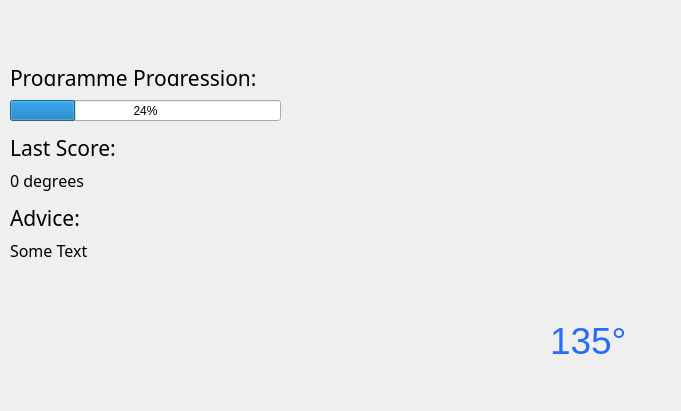
<?xml version="1.0" encoding="UTF-8"?>
<ui version="4.0">
 <class>Form</class>
 <widget class="QWidget" name="Form">
  <property name="geometry">
   <rect>
    <x>0</x>
    <y>0</y>
    <width>681</width>
    <height>411</height>
   </rect>
  </property>
  <property name="windowTitle">
   <string>Form</string>
  </property>
  <widget class="QLabel" name="Exercise_header">
   <property name="geometry">
    <rect>
     <x>10</x>
     <y>0</y>
     <width>261</width>
     <height>41</height>
    </rect>
   </property>
   <property name="mouseTracking">
    <bool>true</bool>
   </property>
   <property name="text">
    <string/>
   </property>
   <property name="pixmap">
    <pixmap>../../../../Work/HCARD/Images/Assets/ResultsHeader.png</pixmap>
   </property>
  </widget>
  <widget class="QLabel" name="Exercise_box">
   <property name="geometry">
    <rect>
     <x>360</x>
     <y>110</y>
     <width>261</width>
     <height>261</height>
    </rect>
   </property>
   <property name="mouseTracking">
    <bool>true</bool>
   </property>
   <property name="text">
    <string/>
   </property>
   <property name="pixmap">
    <pixmap>../../../../Work/HCARD/Images/Assets/SelectedExerciseBox 1.png</pixmap>
   </property>
  </widget>
  <widget class="QLabel" name="Go_button">
   <property name="geometry">
    <rect>
     <x>540</x>
     <y>270</y>
     <width>141</width>
     <height>141</height>
    </rect>
   </property>
   <property name="mouseTracking">
    <bool>true</bool>
   </property>
   <property name="text">
    <string/>
   </property>
   <property name="pixmap">
    <pixmap>../../../../Work/HCARD/Images/Assets/GoButtonAsset 3.png</pixmap>
   </property>
  </widget>
  <widget class="QLabel" name="Tab_1">
   <property name="geometry">
    <rect>
     <x>360</x>
     <y>80</y>
     <width>86</width>
     <height>31</height>
    </rect>
   </property>
   <property name="mouseTracking">
    <bool>true</bool>
   </property>
   <property name="text">
    <string/>
   </property>
   <property name="pixmap">
    <pixmap>../../../../Work/HCARD/Images/Assets/ResultsLogoAsset 9.png</pixmap>
   </property>
  </widget>
  <widget class="QLabel" name="Tab_2">
   <property name="geometry">
    <rect>
     <x>446</x>
     <y>80</y>
     <width>86</width>
     <height>31</height>
    </rect>
   </property>
   <property name="mouseTracking">
    <bool>true</bool>
   </property>
   <property name="text">
    <string/>
   </property>
   <property name="pixmap">
    <pixmap>../../../../Work/HCARD/Images/Assets/ResultsLogoAsset 10.png</pixmap>
   </property>
  </widget>
  <widget class="QLabel" name="Tab_3">
   <property name="geometry">
    <rect>
     <x>532</x>
     <y>80</y>
     <width>91</width>
     <height>31</height>
    </rect>
   </property>
   <property name="mouseTracking">
    <bool>true</bool>
   </property>
   <property name="text">
    <string/>
   </property>
   <property name="pixmap">
    <pixmap>../../../../Work/HCARD/Images/Assets/ResultsLogoAsset 10.png</pixmap>
   </property>
  </widget>
  <widget class="QLabel" name="Home_button">
   <property name="geometry">
    <rect>
     <x>20</x>
     <y>360</y>
     <width>86</width>
     <height>31</height>
    </rect>
   </property>
   <property name="mouseTracking">
    <bool>true</bool>
   </property>
   <property name="text">
    <string/>
   </property>
   <property name="pixmap">
    <pixmap>../../../../Work/HCARD/Images/Assets/HomearrowleftAsset 3.png</pixmap>
   </property>
  </widget>
  <widget class="QLabel" name="Star_1">
   <property name="geometry">
    <rect>
     <x>140</x>
     <y>160</y>
     <width>31</width>
     <height>41</height>
    </rect>
   </property>
   <property name="text">
    <string/>
   </property>
   <property name="pixmap">
    <pixmap>../../../../Work/HCARD/Images/Assets/StarAsset 5.png</pixmap>
   </property>
  </widget>
  <widget class="QProgressBar" name="progressBar">
   <property name="geometry">
    <rect>
     <x>10</x>
     <y>100</y>
     <width>271</width>
     <height>21</height>
    </rect>
   </property>
   <property name="value">
    <number>24</number>
   </property>
  </widget>
  <widget class="QLabel" name="Star_3">
   <property name="geometry">
    <rect>
     <x>200</x>
     <y>160</y>
     <width>31</width>
     <height>41</height>
    </rect>
   </property>
   <property name="text">
    <string/>
   </property>
   <property name="pixmap">
    <pixmap>../../../../Work/HCARD/Images/Assets/Star_unselectedAsset 6.png</pixmap>
   </property>
  </widget>
  <widget class="QLabel" name="LastScore_header">
   <property name="geometry">
    <rect>
     <x>10</x>
     <y>140</y>
     <width>131</width>
     <height>16</height>
    </rect>
   </property>
   <property name="font">
    <font>
     <family>MS Office Symbol Semilight</family>
     <pointsize>16</pointsize>
    </font>
   </property>
   <property name="text">
    <string>Last Score:</string>
   </property>
   <property name="textFormat">
    <enum>Qt::AutoText</enum>
   </property>
  </widget>
  <widget class="QLabel" name="Advice_header">
   <property name="geometry">
    <rect>
     <x>10</x>
     <y>210</y>
     <width>101</width>
     <height>16</height>
    </rect>
   </property>
   <property name="font">
    <font>
     <family>MS Office Symbol Semilight</family>
     <pointsize>16</pointsize>
    </font>
   </property>
   <property name="text">
    <string>Advice:</string>
   </property>
   <property name="textFormat">
    <enum>Qt::AutoText</enum>
   </property>
  </widget>
  <widget class="QLabel" name="Star_2">
   <property name="geometry">
    <rect>
     <x>170</x>
     <y>160</y>
     <width>31</width>
     <height>41</height>
    </rect>
   </property>
   <property name="text">
    <string/>
   </property>
   <property name="pixmap">
    <pixmap>../../../../Work/HCARD/Images/Assets/StarAsset 5.png</pixmap>
   </property>
  </widget>
  <widget class="QLabel" name="Progreamme_progression_header">
   <property name="geometry">
    <rect>
     <x>10</x>
     <y>70</y>
     <width>251</width>
     <height>16</height>
    </rect>
   </property>
   <property name="font">
    <font>
     <family>MS Office Symbol Semilight</family>
     <pointsize>16</pointsize>
    </font>
   </property>
   <property name="text">
    <string>Programme Progression:</string>
   </property>
   <property name="textFormat">
    <enum>Qt::AutoText</enum>
   </property>
  </widget>
  <widget class="QLabel" name="Last_angle">
   <property name="geometry">
    <rect>
     <x>10</x>
     <y>170</y>
     <width>101</width>
     <height>21</height>
    </rect>
   </property>
   <property name="font">
    <font>
     <family>Myriad CAD</family>
     <pointsize>12</pointsize>
    </font>
   </property>
   <property name="text">
    <string>0 degrees</string>
   </property>
  </widget>
  <widget class="QLabel" name="Last_advice">
   <property name="geometry">
    <rect>
     <x>10</x>
     <y>240</y>
     <width>291</width>
     <height>21</height>
    </rect>
   </property>
   <property name="font">
    <font>
     <family>Myriad CAD</family>
     <pointsize>12</pointsize>
    </font>
   </property>
   <property name="text">
    <string>Some Text</string>
   </property>
  </widget>
  <widget class="QLabel" name="Ex_angle">
   <property name="geometry">
    <rect>
     <x>550</x>
     <y>320</y>
     <width>111</width>
     <height>41</height>
    </rect>
   </property>
   <property name="palette">
    <palette>
     <active>
      <colorrole role="WindowText">
       <brush brushstyle="SolidPattern">
        <color alpha="255">
         <red>38</red>
         <green>108</green>
         <blue>255</blue>
        </color>
       </brush>
      </colorrole>
      <colorrole role="Text">
       <brush brushstyle="SolidPattern">
        <color alpha="255">
         <red>0</red>
         <green>85</green>
         <blue>255</blue>
        </color>
       </brush>
      </colorrole>
     </active>
     <inactive>
      <colorrole role="WindowText">
       <brush brushstyle="SolidPattern">
        <color alpha="255">
         <red>38</red>
         <green>108</green>
         <blue>255</blue>
        </color>
       </brush>
      </colorrole>
      <colorrole role="Text">
       <brush brushstyle="SolidPattern">
        <color alpha="255">
         <red>0</red>
         <green>85</green>
         <blue>255</blue>
        </color>
       </brush>
      </colorrole>
     </inactive>
     <disabled>
      <colorrole role="WindowText">
       <brush brushstyle="SolidPattern">
        <color alpha="255">
         <red>120</red>
         <green>120</green>
         <blue>120</blue>
        </color>
       </brush>
      </colorrole>
      <colorrole role="Text">
       <brush brushstyle="SolidPattern">
        <color alpha="255">
         <red>120</red>
         <green>120</green>
         <blue>120</blue>
        </color>
       </brush>
      </colorrole>
     </disabled>
    </palette>
   </property>
   <property name="font">
    <font>
     <pointsize>28</pointsize>
    </font>
   </property>
   <property name="text">
    <string>135°</string>
   </property>
  </widget>
  <widget class="QLabel" name="Go_button_2">
   <property name="geometry">
    <rect>
     <x>540</x>
     <y>270</y>
     <width>141</width>
     <height>141</height>
    </rect>
   </property>
   <property name="mouseTracking">
    <bool>true</bool>
   </property>
   <property name="text">
    <string/>
   </property>
   <property name="pixmap">
    <pixmap>../../../../Work/HCARD/Images/Assets/ExercisebuttonaltAsset 12.png</pixmap>
   </property>
  </widget>
  <zorder>Exercise_header</zorder>
  <zorder>Exercise_box</zorder>
  <zorder>Go_button</zorder>
  <zorder>Tab_1</zorder>
  <zorder>Tab_2</zorder>
  <zorder>Tab_3</zorder>
  <zorder>Home_button</zorder>
  <zorder>Star_1</zorder>
  <zorder>progressBar</zorder>
  <zorder>Star_3</zorder>
  <zorder>LastScore_header</zorder>
  <zorder>Advice_header</zorder>
  <zorder>Star_2</zorder>
  <zorder>Progreamme_progression_header</zorder>
  <zorder>Last_angle</zorder>
  <zorder>Last_advice</zorder>
  <zorder>Go_button_2</zorder>
  <zorder>Ex_angle</zorder>
 </widget>
 <resources/>
 <connections/>
</ui>
